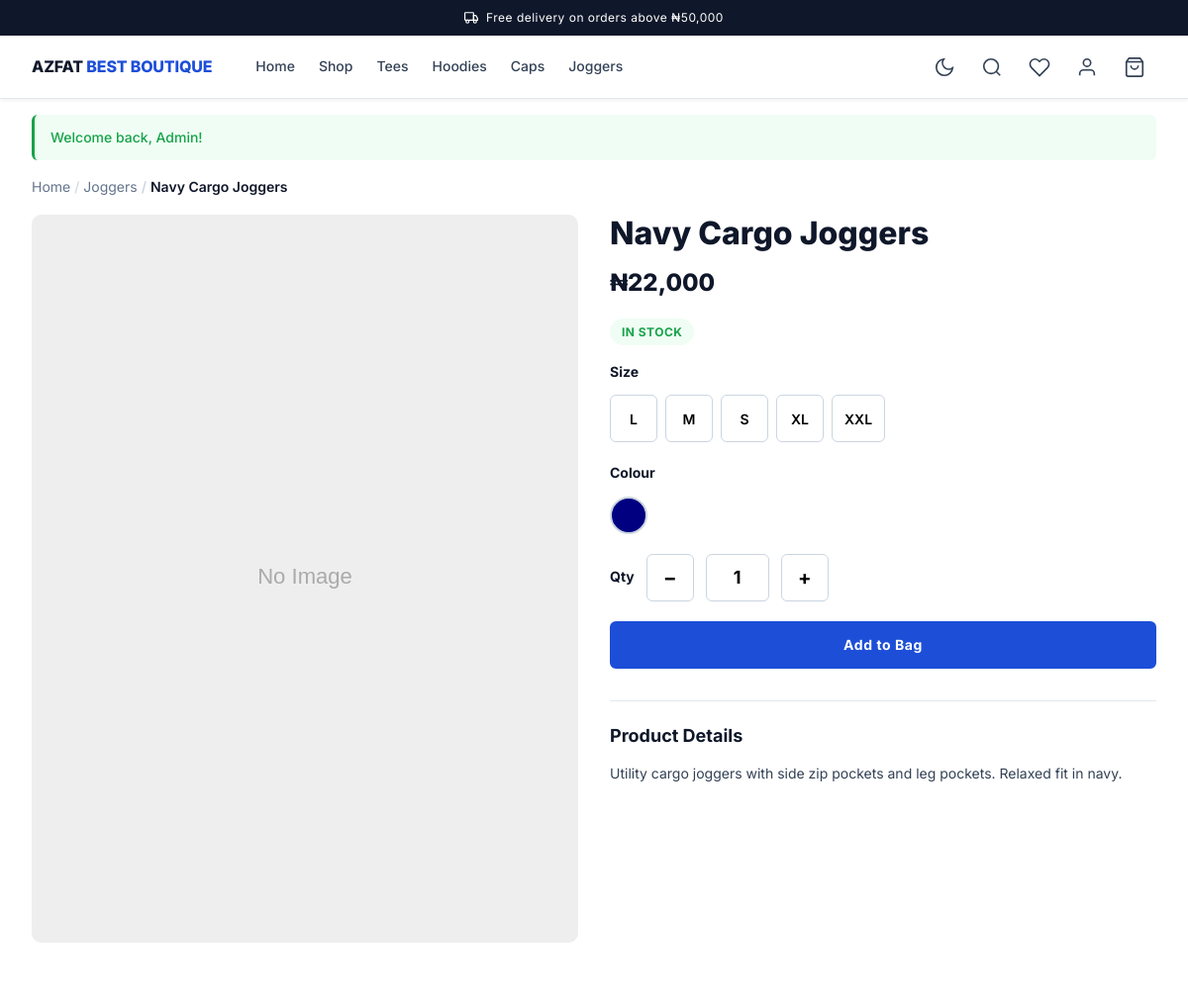
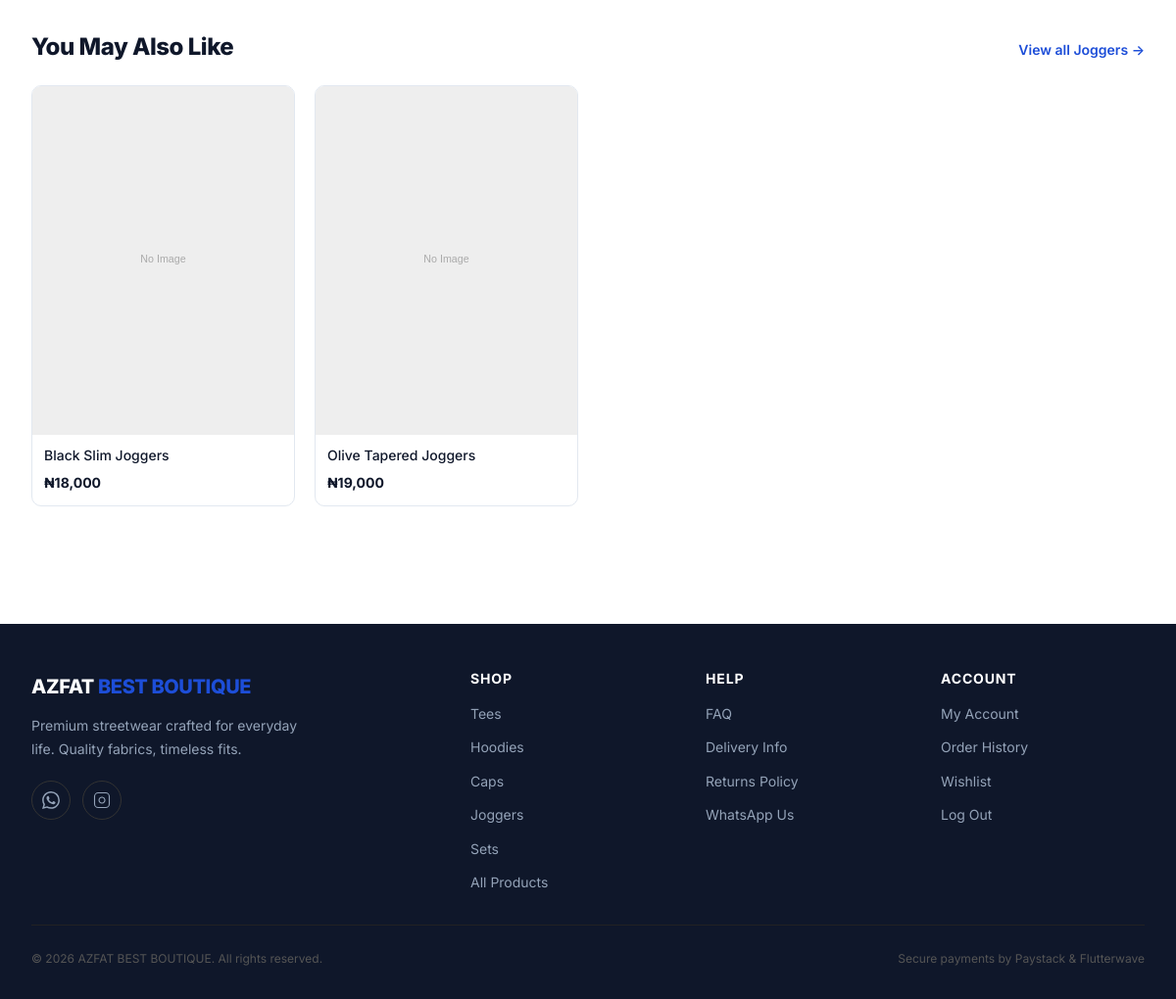
Screenshot of /product/navy-cargo-joggers (signed in) with the database file from the repository (2 pictures, top to bottom).
### tables this page shows
CREATE TABLE `products` (
    `id`          INT UNSIGNED  NOT NULL AUTO_INCREMENT,
    `category_id` INT UNSIGNED  NOT NULL,
    `name`        VARCHAR(255)  NOT NULL,
    `slug`        VARCHAR(255)  NOT NULL,
    `description` TEXT          NULL,
    `price`       INT           NOT NULL COMMENT 'Price in kobo',
    `sale_price`  INT           NULL     COMMENT 'Sale price in kobo; NULL = no active sale',
    `sku`         VARCHAR(100)  NULL,
    `is_active`   TINYINT(1)    NOT NULL DEFAULT 1,
    `is_featured` TINYINT(1)    NOT NULL DEFAULT 0,
    `total_stock` INT           NOT NULL DEFAULT 0,
    `created_at`  TIMESTAMP     NOT NULL DEFAULT CURRENT_TIMESTAMP,
    `updated_at`  TIMESTAMP     NOT NULL DEFAULT CURRENT_TIMESTAMP ON UPDATE CURRENT_TIMESTAMP,
    PRIMARY KEY (`id`),
    UNIQUE KEY `uq_products_slug` (`slug`),
    UNIQUE KEY `uq_products_sku`  (`sku`),
    KEY `idx_products_category_id` (`category_id`),
    KEY `idx_products_is_active`   (`is_active`),
    KEY `idx_products_is_featured` (`is_featured`),
    CONSTRAINT `fk_products_category_id`
        FOREIGN KEY (`category_id`) REFERENCES `categories` (`id`)
        ON DELETE CASCADE
);

CREATE TABLE `categories` (
    `id`          INT UNSIGNED NOT NULL AUTO_INCREMENT,
    `name`        VARCHAR(100)  NOT NULL,
    `slug`        VARCHAR(100)  NOT NULL,
    `description` TEXT          NULL,
    `image`       VARCHAR(255)  NULL,
    `is_active`   TINYINT(1)    NOT NULL DEFAULT 1,
    `sort_order`  INT           NOT NULL DEFAULT 0,
    `created_at`  TIMESTAMP     NOT NULL DEFAULT CURRENT_TIMESTAMP,
    `updated_at`  TIMESTAMP     NOT NULL DEFAULT CURRENT_TIMESTAMP ON UPDATE CURRENT_TIMESTAMP,
    PRIMARY KEY (`id`),
    UNIQUE KEY `uq_categories_slug` (`slug`),
    KEY `idx_categories_is_active` (`is_active`),
    KEY `idx_categories_sort_order` (`sort_order`)
);

CREATE TABLE `product_variants` (
    `id`         INT UNSIGNED NOT NULL AUTO_INCREMENT,
    `product_id` INT UNSIGNED NOT NULL,
    `size`       VARCHAR(20)  NULL,
    `colour`     VARCHAR(50)  NULL,
    `stock`      INT          NOT NULL DEFAULT 0,
    `sku`        VARCHAR(100) NULL,
    `created_at` TIMESTAMP    NOT NULL DEFAULT CURRENT_TIMESTAMP,
    `updated_at` TIMESTAMP    NOT NULL DEFAULT CURRENT_TIMESTAMP ON UPDATE CURRENT_TIMESTAMP,
    PRIMARY KEY (`id`),
    KEY `idx_product_variants_product_id` (`product_id`),
    CONSTRAINT `fk_product_variants_product_id`
        FOREIGN KEY (`product_id`) REFERENCES `products` (`id`)
        ON DELETE CASCADE
);

### app/Views/product/show.php (the view, shortened to what the rows shown need)
<?php
$price      = (int) ($product['price'] ?? 0);
$salePrice  = isset($product['sale_price']) && $product['sale_price'] ? (int) $product['sale_price'] : null;
$isOnSale   = $salePrice !== null && $salePrice < $price;
$displayPrice = $isOnSale ? $salePrice : $price;
$inStock    = (int) ($product['total_stock'] ?? 0) > 0;
$mainImage  = !empty($images) ? $images[0] : null;
$mainSrc    = $mainImage
    ? (str_starts_with($mainImage['image_path'], 'http')
        ? $mainImage['image_path']
        : url('/images/products/' . $mainImage['image_path']))
    : url('/images/placeholder.svg');
$mainAlt    = $mainImage ? e($mainImage['alt_text'] ?: $product['name']) : e($product['name']);
?>
<nav class="breadcrumb" aria-label="Breadcrumb">
    <ol>
        <li><a href="<?= url('/') ?>">Home</a></li>
        <?php if (!empty($product['category_slug'])): ?>
        <li><a href="<?= url('/category/' . e($product['category_slug'])) ?>"><?= e($product['category_name'] ?? 'Category') ?></a></li>
        <?php endif; ?>
        <li aria-current="page"><?= e($product['name']) ?></li>
    </ol>
</nav>
<div class="product-layout">
    <div class="product-gallery">
        <div class="product-gallery__main">
            <img
                id="gallery-main-img"
                src="<?= $mainSrc ?>"
                alt="<?= $mainAlt ?>"
                width="600"
                height="800"
            >
        </div>
    </div>
    <div class="product-info">
        <h1 class="product-info__name"><?= e($product['name']) ?></h1>
        <div class="product-info__price">
            <span class="product-info__price--current <?= $isOnSale ? 'product-info__price--sale' : '' ?>">
                <?= money($displayPrice) ?>
            </span>
        </div>
        <?php if (!$inStock): ?>
        <p id="stock-badge" class="badge badge--error" style="margin-bottom:var(--space-4);" role="status">Sold Out</p>
        <?php elseif ((int)($product['total_stock'] ?? 0) <= 5): ?>
        <p id="stock-badge" class="badge badge--warning" style="margin-bottom:var(--space-4);" role="status">
            Only <?= (int) $product['total_stock'] ?> left!
        </p>
        <?php else: ?>
        <p id="stock-badge" class="badge badge--success" style="margin-bottom:var(--space-4);" role="status">In Stock</p>
        <?php endif; ?>
        <form method="POST" action="<?= url('/cart/add') ?>" id="add-to-cart-form" novalidate>
            <?php if (!empty($variants['sizes'])): ?>
            <div class="size-picker">
                <p class="picker-label">
                    Size
                </p>
                <div class="size-btns" role="group" aria-label="Select a size">
                    <?php foreach ($variants['sizes'] as $sv):
                        $outOfStock = (int)$sv['stock'] === 0;
                    ?>
                    <button
                        type="button"
                        class="size-btn <?= $outOfStock ? 'out-of-stock' : '' ?>"
                        data-size="<?= e($sv['size']) ?>"
                        data-stock="<?= (int) $sv['stock'] ?>"
                        <?= $outOfStock ? 'disabled aria-disabled="true"' : '' ?>
                        aria-label="Size <?= e($sv['size']) ?><?= $outOfStock ? ' — out of stock' : '' ?>"
                    ><?= e($sv['size']) ?></button>
                    <?php endforeach; ?>
                </div>
            </div>
            <?php endif; ?>
            <?php if (!empty($variants['colours'])): ?>
            <div class="colour-picker">
                <p class="picker-label">
                    Colour
                </p>
                <div class="colour-btns" role="group" aria-label="Select a colour">
                    <?php foreach ($variants['colours'] as $cv): ?>
                    <button
                        type="button"
                        class="colour-btn"
                        data-colour="<?= e($cv['colour']) ?>"
                        style="background-color: <?= e($cv['colour']) ?>;"
                        aria-label="Colour: <?= e($cv['colour']) ?>"
                        title="<?= e($cv['colour']) ?>"
                    ></button>
                    <?php endforeach; ?>
                </div>
            </div>
            <?php endif; ?>
            <div class="qty-wrap">
                <label for="qty-input" style="font-size:var(--text-sm); font-weight:700;">Qty</label>
                <button type="button" class="qty-btn js-qty-minus" aria-label="Decrease quantity">−</button>
                <input
                    id="qty-input"
                    type="number"
                    name="quantity"
                    class="qty-input"
                    value="1"
                    min="1"
                    max="<?= (int) $product['total_stock'] ?>"
                    aria-label="Quantity"
                >
                <button type="button" class="qty-btn js-qty-plus" aria-label="Increase quantity">+</button>
            </div>
            <button
                type="submit"
                id="atb-btn-main"
                class="btn btn--primary"
                style="width:100%;"
                <?= !$inStock ? 'disabled aria-disabled="true"' : '' ?>
            >
                <?= $inStock ? 'Add to Bag' : 'Sold Out' ?>
            </button>
        </form>
        <?php if (!empty($product['description'])): ?>
        <div class="product-description" style="margin-top:var(--space-8); padding-top:var(--space-6); border-top:1px solid var(--clr-grey-200);">
            <h2 style="font-size:var(--text-md); font-weight:700; margin-bottom:var(--space-4);">Product Details</h2>
            <div style="font-size:var(--text-sm); color:var(--clr-grey-800); line-height:1.7;">
                <?= nl2br(e($product['description'])) ?>
            </div>
        </div>
        <?php endif; ?>
    </div>
</div>
<?php if (!empty($related)): ?>
<section class="section" style="margin-top:var(--space-12);" aria-labelledby="related-heading">
    <div class="section-header">
        <h2 id="related-heading" style="font-size:var(--text-xl);">You May Also Like</h2>
        <?php if (!empty($product['category_slug'])): ?>
        <a href="<?= url('/category/' . e($product['category_slug'])) ?>" class="section-header__link">
            View all <?= e($product['category_name'] ?? '') ?> →
        </a>
        <?php endif; ?>
    </div>
    <div class="product-grid" role="list" aria-label="Related products">
        <?php foreach ($related as $product): ?>
        <div role="listitem">
            <?php require VIEW_PATH . '/partials/product-card.php'; ?>
        </div>
        <?php endforeach; ?>
    </div>
</section>
<?php endif; ?>

### app/Views/partials/product-card.php (shortened to what the rows shown need)
<?php
$price        = (int) ($product['price'] ?? 0);
$salePrice    = isset($product['sale_price']) && $product['sale_price'] ? (int) $product['sale_price'] : null;
$isOnSale     = $salePrice !== null && $salePrice < $price;
$displayPrice = $isOnSale ? $salePrice : $price;
$image   = $product['primary_image'] ?? null;
$imgAlt  = e($product['image_alt'] ?? $product['name']);
$imgSrc  = $image
    ? (str_starts_with($image, 'http') ? $image : url('/images/products/' . $image))
    : url('/images/placeholder.svg');
$productUrl = url('/product/' . e($product['slug']));
$cardUrl    = isLoggedIn()
    ? $productUrl
    : url('/account/login') . '?redirect=' . urlencode($productUrl);
?>
<article class="product-card" aria-label="<?= e($product['name']) ?>">
    <a href="<?= $cardUrl ?>" class="product-card__image-wrap">
        <img
            src="<?= $imgSrc ?>"
            alt="<?= $imgAlt ?>"
            width="400"
            height="533"
            loading="lazy"
        >
    </a>
    <div class="product-card__body">
        <a href="<?= $cardUrl ?>" class="product-card__name">
            <?= e($product['name']) ?>
        </a>
        <div class="product-card__price">
            <span class="product-card__price--current <?= $isOnSale ? 'product-card__price--sale' : '' ?>">
                <?= money($displayPrice) ?>
            </span>
        </div>
    </div>
</article>

### app/Router.php (shortened to what the rows shown need)
<?php
class Router {
    private array $routes = [];
    public function get(string $path, string $controller, string $action): void {
        $this->routes['GET'][$path] = [$controller, $action];
    }
    public function post(string $path, string $controller, string $action): void {
        $this->routes['POST'][$path] = [$controller, $action];
    }
    public function dispatch(): void {
        $method = $_SERVER['REQUEST_METHOD'] ?? 'GET';
        $uri    = $this->parseUri();
        foreach ($this->routes[$method] ?? [] as $pattern => [$controller, $action]) {
            $params = $this->matchRoute($pattern, $uri);
            if ($params !== null) {
                $this->callAction($controller, $action, $params);
                return;
            }
        }
    }
    private function parseUri(): string {
        $uri      = $_SERVER['REQUEST_URI'] ?? '/';
        $basePath = parse_url(APP_URL, PHP_URL_PATH) ?? '';
        if ($basePath && str_starts_with($uri, $basePath)) {
            $uri = substr($uri, strlen($basePath));
        }
        $uri = '/' . trim($uri, '/');
        return $uri === '/' ? '/' : rtrim($uri, '/');
    }
    private function matchRoute(string $pattern, string $uri): ?array {
        $regex = preg_replace('/:([a-zA-Z_]+)/', '(?P<$1>[^/]+)', $pattern);
        $regex = '#^' . $regex . '$#';
        if (!preg_match($regex, $uri, $matches)) {
            return null;
        }
        return array_filter($matches, fn($k) => is_string($k), ARRAY_FILTER_USE_KEY);
    }
    private function callAction(string $controller, string $action, array $params): void {
        $instance = new $controller();
        $instance->$action($params);
    }
}

### rows the page displays
products: category.name "Joggers", name "Navy Cargo Joggers", price "₦22,000", description "Utility cargo joggers with side zip pockets and leg pockets. Relaxed fit in navy."
product_variants: size "XXL"
products: name "Black Slim Joggers", price "₦18,000"
products: name "Olive Tapered Joggers", price "₦19,000"

### other values shown
$threshold "₦50,000"
$msg['message'] "Welcome back, Admin!"
$sv['size'] "L"
$sv['size'] "M"
$sv['size'] "S"
$sv['size'] "XL"
